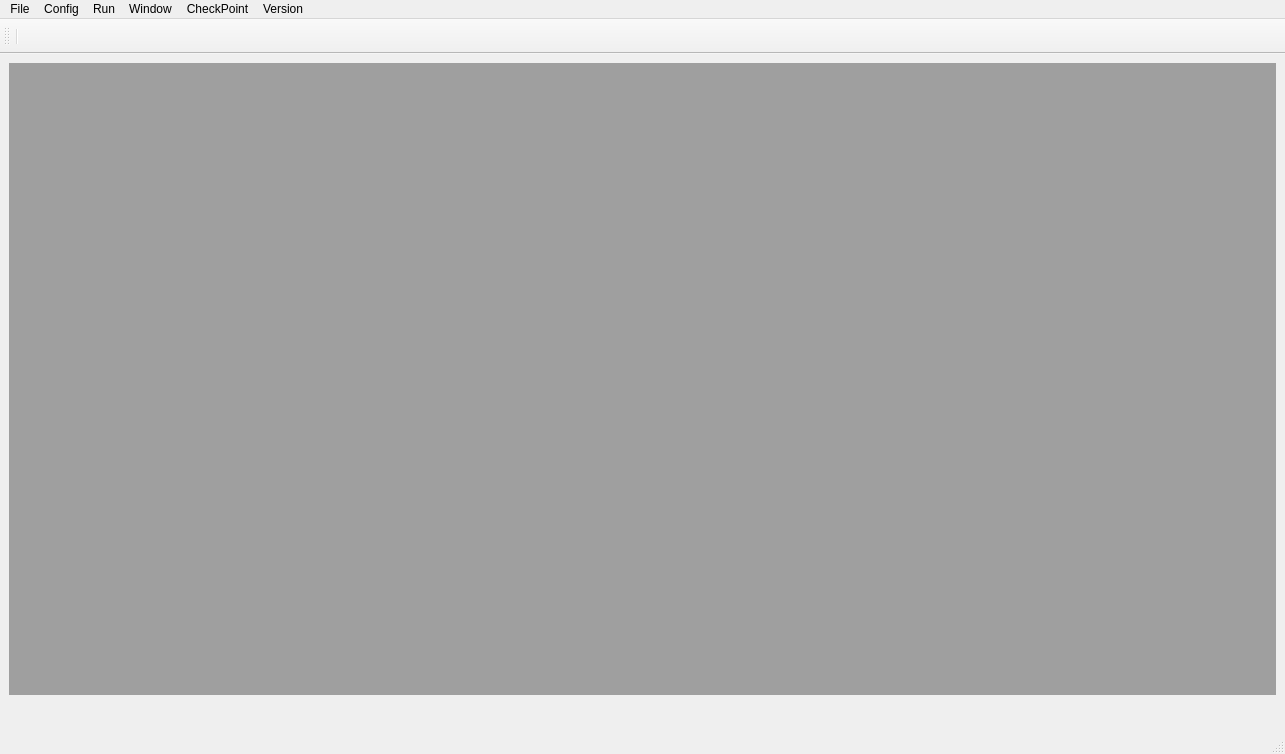
<?xml version="1.0" encoding="UTF-8"?>
<ui version="4.0">
 <class>MainWindow</class>
 <widget class="QMainWindow" name="MainWindow">
  <property name="geometry">
   <rect>
    <x>0</x>
    <y>0</y>
    <width>1285</width>
    <height>754</height>
   </rect>
  </property>
  <property name="windowTitle">
   <string>F_Care</string>
  </property>
  <widget class="QWidget" name="centralwidget">
   <layout class="QVBoxLayout" name="verticalLayout">
    <item>
     <widget class="QMdiArea" name="mdiArea">
      <property name="styleSheet">
       <string notr="true">background-color: rgb(255, 255, 247);</string>
      </property>
     </widget>
    </item>
   </layout>
  </widget>
  <widget class="QMenuBar" name="menubar">
   <property name="geometry">
    <rect>
     <x>0</x>
     <y>0</y>
     <width>1285</width>
     <height>26</height>
    </rect>
   </property>
   <widget class="QMenu" name="menuFile">
    <property name="title">
     <string>Config</string>
    </property>
    <addaction name="actionConfigProxy"/>
    <addaction name="actionConfigClone"/>
    <addaction name="actionConfigInteract"/>
    <addaction name="actionView_log"/>
   </widget>
   <widget class="QMenu" name="menuFile_2">
    <property name="title">
     <string>File</string>
    </property>
    <addaction name="actionToken"/>
    <addaction name="actionViewClone"/>
   </widget>
   <widget class="QMenu" name="menuRun">
    <property name="title">
     <string>Run</string>
    </property>
    <widget class="QMenu" name="menuCh_y">
     <property name="title">
      <string>Chạy</string>
     </property>
     <addaction name="separator"/>
     <addaction name="actionRunAllAccount"/>
    </widget>
    <widget class="QMenu" name="menuD_ng">
     <property name="title">
      <string>Dừng</string>
     </property>
     <addaction name="separator"/>
     <addaction name="actionStopAllAccount"/>
    </widget>
    <addaction name="menuCh_y"/>
    <addaction name="menuD_ng"/>
   </widget>
   <widget class="QMenu" name="menuWindow">
    <property name="title">
     <string>Window</string>
    </property>
    <addaction name="actionTile"/>
    <addaction name="actionCascade"/>
   </widget>
   <widget class="QMenu" name="menuCheckPoint">
    <property name="title">
     <string>CheckPoint</string>
    </property>
    <addaction name="actionCheckPoint"/>
   </widget>
   <widget class="QMenu" name="menuVersion">
    <property name="title">
     <string>Version</string>
    </property>
    <addaction name="action_F_care_Info"/>
   </widget>
   <addaction name="menuFile_2"/>
   <addaction name="menuFile"/>
   <addaction name="menuRun"/>
   <addaction name="menuWindow"/>
   <addaction name="menuCheckPoint"/>
   <addaction name="menuVersion"/>
  </widget>
  <widget class="QStatusBar" name="statusbar">
   <property name="minimumSize">
    <size>
     <width>0</width>
     <height>50</height>
    </size>
   </property>
  </widget>
  <widget class="QToolBar" name="toolBar">
   <property name="minimumSize">
    <size>
     <width>0</width>
     <height>35</height>
    </size>
   </property>
   <property name="windowTitle">
    <string>toolBar</string>
   </property>
   <attribute name="toolBarArea">
    <enum>TopToolBarArea</enum>
   </attribute>
   <attribute name="toolBarBreak">
    <bool>false</bool>
   </attribute>
   <addaction name="separator"/>
  </widget>
  <action name="actionConfigProxy">
   <property name="text">
    <string>Cấu hình thiết lập proxy</string>
   </property>
  </action>
  <action name="actionConfigClone">
   <property name="text">
    <string>Cấu hình Clone</string>
   </property>
  </action>
  <action name="actionRunAllAccount">
   <property name="icon">
    <iconset resource="../resource.qrc">
     <normaloff>:/images/round-play-button.png</normaloff>:/images/round-play-button.png</iconset>
   </property>
   <property name="text">
    <string>Chạy tất cả tài khoản</string>
   </property>
  </action>
  <action name="actionStopAllAccount">
   <property name="icon">
    <iconset resource="../resource.qrc">
     <normaloff>:/images/icons8_stop_1.ico</normaloff>:/images/icons8_stop_1.ico</iconset>
   </property>
   <property name="text">
    <string>Dừng tất cả tài khoản</string>
   </property>
   <property name="toolTip">
    <string notr="true">Dừng tất cả tài khoản</string>
   </property>
  </action>
  <action name="actionConfigInteract">
   <property name="text">
    <string>Cấu hình tương tác</string>
   </property>
  </action>
  <action name="actionImport_account">
   <property name="icon">
    <iconset resource="../resource.qrc">
     <normaloff>:/images/icons8_add_24px.png</normaloff>:/images/icons8_add_24px.png</iconset>
   </property>
   <property name="text">
    <string>Import account</string>
   </property>
  </action>
  <action name="actionUpdate_account">
   <property name="icon">
    <iconset resource="../resource.qrc">
     <normaloff>:/images/icons8_refresh_23px_1.png</normaloff>:/images/icons8_refresh_23px_1.png</iconset>
   </property>
   <property name="text">
    <string>Update account</string>
   </property>
  </action>
  <action name="actionTile">
   <property name="text">
    <string>Tile</string>
   </property>
  </action>
  <action name="actionCascade">
   <property name="text">
    <string>Cascade</string>
   </property>
  </action>
  <action name="actionToken">
   <property name="icon">
    <iconset resource="../resource.qrc">
     <normaloff>:/images/icons8_settings.png</normaloff>:/images/icons8_settings.png</iconset>
   </property>
   <property name="text">
    <string>Token</string>
   </property>
  </action>
  <action name="actionViewClone">
   <property name="text">
    <string>View clone</string>
   </property>
  </action>
  <action name="actionView_log">
   <property name="text">
    <string>View log</string>
   </property>
  </action>
  <action name="actionCheckPoint">
   <property name="text">
    <string>CheckPoint</string>
   </property>
  </action>
  <action name="action_F_care_Info">
   <property name="text">
    <string>Thông tin F-care</string>
   </property>
  </action>
 </widget>
 <resources>
  <include location="../resource.qrc"/>
 </resources>
 <connections/>
</ui>
